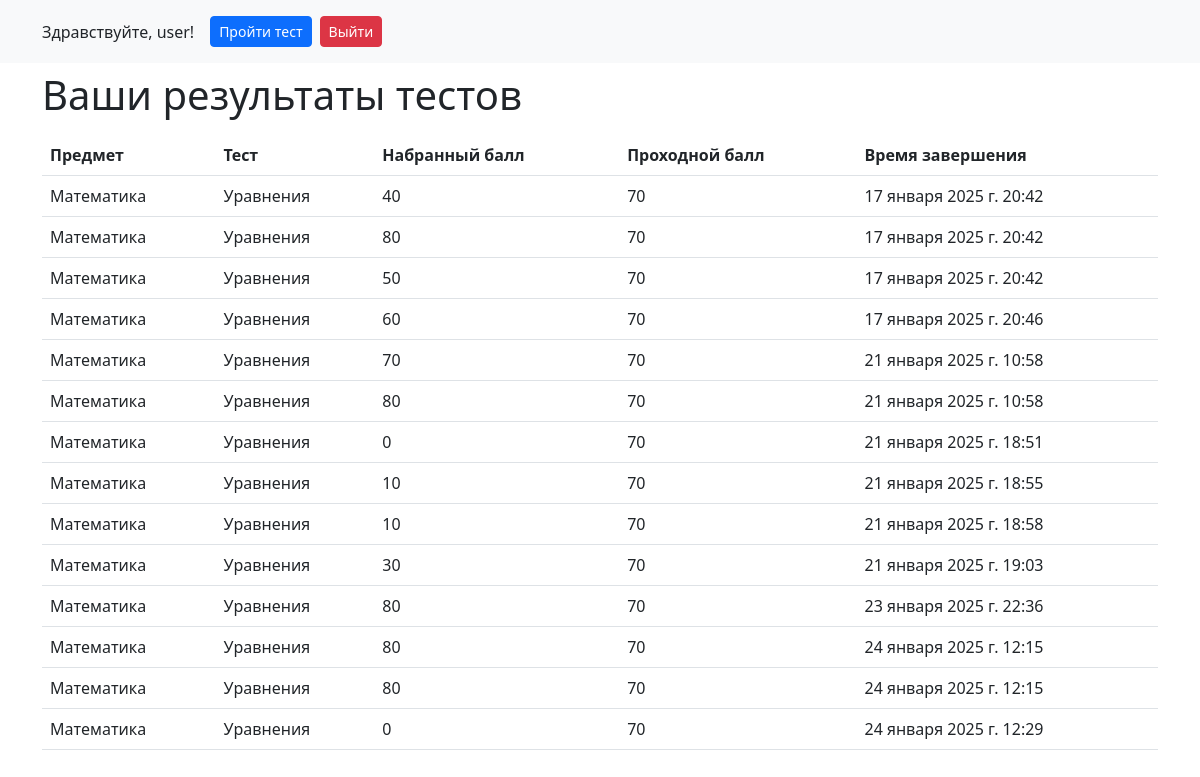
Page /results (signed in) on the earlier database version.
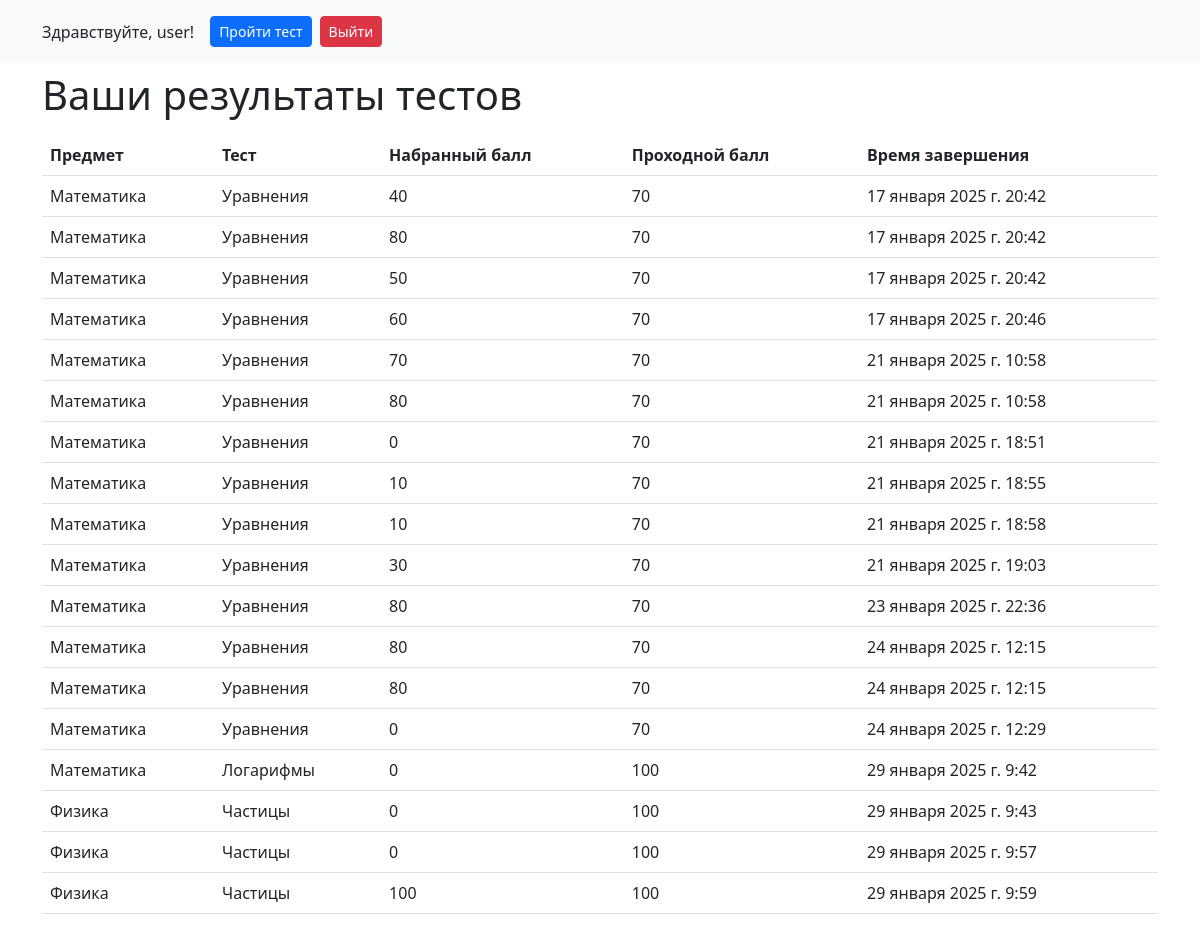
Same page on the later database version.
### quiz/models.py (models this page shows, shortened)
class UserTestResult(models.Model):
    user = models.ForeignKey(User, on_delete=models.CASCADE)
    test = models.ForeignKey(Test, on_delete=models.CASCADE)
    score = models.IntegerField()
    completed_at = models.DateTimeField(auto_now_add=True)

class Test(models.Model):
    subject = models.ForeignKey(Subject, on_delete=models.CASCADE)
    name = models.CharField(max_length=200)
    pass_score = models.IntegerField(default=100)  # Проходной балл
    start_time = models.DateTimeField()  # Начало теста
    end_time = models.DateTimeField()  # Окончание теста
    duration = models.IntegerField()  # Длительность теста в минутах
    access_key = models.CharField(max_length=50, unique=True)  # Ключ доступа
    created_by = models.ForeignKey(User, on_delete=models.CASCADE, related_name='tests', null=True, blank=True)  # Разрешаем NULL значения

class Subject(models.Model):
    name = models.CharField(max_length=100)

### quiz/views.py (the view)
# urls.py: path('results', UserTestResultsView.as_view(), name='user_results'),
class UserTestResultsView(mixins.LoginRequiredMixin, views.View):
    def get(self, request):
        user_results = UserTestResult.objects.filter(user=request.user)
        return render(request, 'quiz/user_results.html', {'results': user_results})

### quiz/templates/quiz/user_results.html (shortened to what this page needs)
<!DOCTYPE html>
<html lang="ru">
<head>
    <link href="https://cdn.jsdelivr.net/npm/bootstrap@5.3.0/dist/css/bootstrap.min.css" rel="stylesheet">
</head>
<body>
    <header class="bg-light p-3 mb-2">
        <div class="container d-flex justify-content-between align-items-center">
            <div class="d-flex align-items-center">
                <span class="me-3">Здравствуйте, {{ user.username }}!</span>
                <a href="{% url 'home' %}" class="btn btn-primary btn-sm me-2">Пройти тест</a>
                <form method="post" action="{% url 'log_out' %}">
                    <button type="submit" class="btn btn-danger btn-sm">Выйти</button>
                </form>
            </div>
        </div>
    </header>
    <div class="container">
        <h1 class="mb-3">Ваши результаты тестов</h1>
        {% if results %}
        <table class="table">
            <thead>
                <tr>
                    <th>Предмет</th>
                    <th>Тест</th>
                    <th>Набранный балл</th>
                    <th>Проходной балл</th>
                    <th>Время завершения</th>
                </tr>
            </thead>
            <tbody>
                {% for result in results %}
                <tr>
                    <td>{{ result.test.subject.name }}</td>
                    <td>{{ result.test.name }}</td>
                    <td>{{ result.score }}</td>
                    <td>{{ result.test.pass_score }}</td>
                    <td>{{ result.completed_at }}</td>
                </tr>
                {% endfor %}
            </tbody>
        </table>
        {% else %}
        <div class="alert alert-info">У вас пока нет результатов тестов.</div>
        {% endif %}
    </div>
</body>
</html>

Differences in the rows shown:
added UserTestResult: test.subject.name "Математика", test.name "Логарифмы", score "0", test.pass_score "100", completed_at "29 января 2025 г. 9:42"
added UserTestResult: test.subject.name "Физика", test.name "Частицы", score "0", test.pass_score "100", completed_at "29 января 2025 г. 9:43"
added UserTestResult: test.subject.name "Физика", test.name "Частицы", score "0", test.pass_score "100", completed_at "29 января 2025 г. 9:57"
added UserTestResult: test.subject.name "Физика", test.name "Частицы", score "100", test.pass_score "100", completed_at "29 января 2025 г. 9:59"
